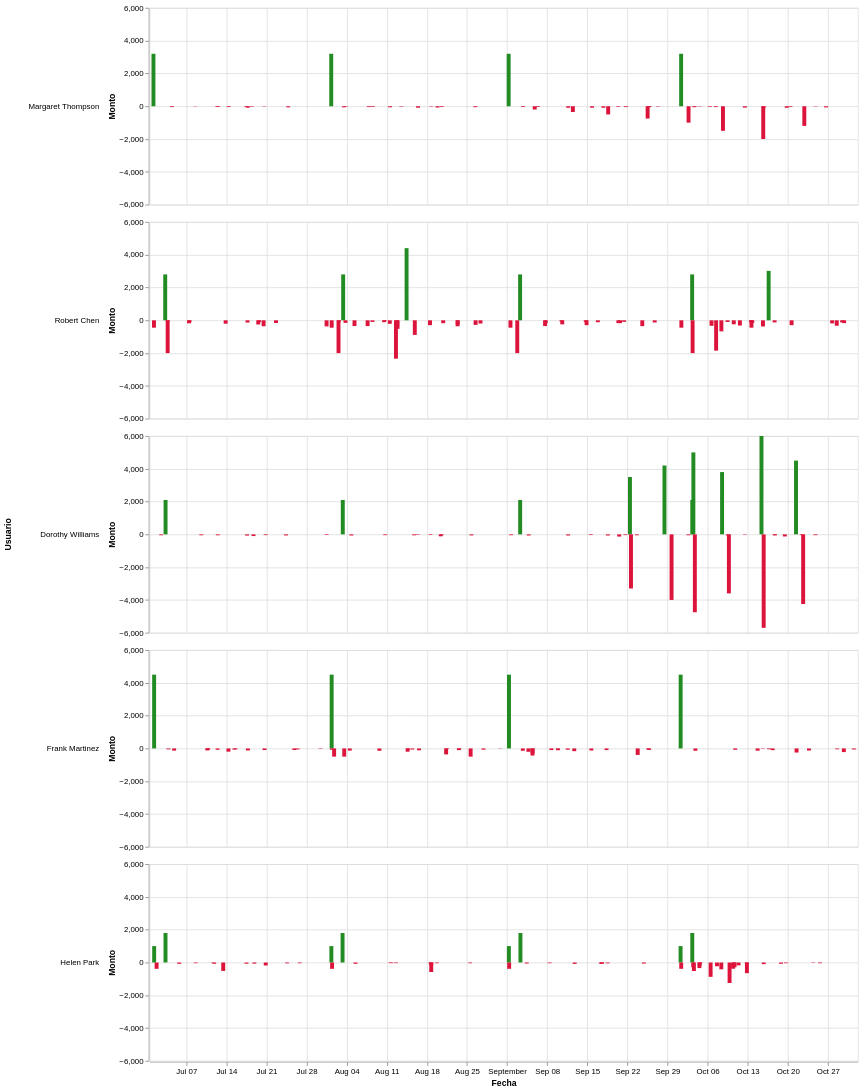

Here is the notebook cell this chart was saved with:
### Code cell
alt.Chart(df_mule).mark_bar().encode(
    x=alt.X("date:T", title="Fecha"),
    y=alt.Y("signed_amount:Q", title="Monto"),
    color=alt.condition(
        alt.datum.signed_amount > 0,
        alt.value("forestgreen"),
        alt.value("crimson")
    ),
    tooltip=[
        alt.Tooltip("name:N", title="Usuario"),
        "date:T",
        "amount:Q",
        "type:N",
        "category:N",
        "raw_description:N"
    ]
).properties(
    width=900,
    height=250
).facet(
    row=alt.Row(
        "name:N",
        title="Usuario",
        sort=df_user_profiles["name"].tolist(),
        header=alt.Header(labelAngle=0, labelAlign="left")
    )
)

### Figure 1 — Vega-Lite specification as saved in the notebook (floating-point values rounded to 4 significant figures; data arrays with more than 128 entries replaced by an {"elided": "..."} marker saying what was removed)
{"config": {"view": {"continuousWidth": 300, "continuousHeight": 300}}, "data": {"name": "data-73e63821b87d8c716c32514c0072d2e7"}, "facet": {"row": {"field": "name", "header": {"labelAlign": "left", "labelAngle": 0}, "sort": ["Margaret Thompson", "Robert Chen", "Dorothy Williams", "Frank Martinez", "Helen Park"], "title": "Usuario", "type": "nominal"}}, "spec": {"mark": {"type": "bar"}, "encoding": {"color": {"condition": {"test": "(datum.signed_amount > 0)", "value": "forestgreen"}, "value": "crimson"}, "tooltip": [{"field": "name", "title": "Usuario", "type": "nominal"}, {"field": "date", "type": "temporal"}, {"field": "amount", "type": "quantitative"}, {"field": "type", "type": "nominal"}, {"field": "category", "type": "nominal"}, {"field": "raw_description", "type": "nominal"}], "x": {"field": "date", "title": "Fecha", "type": "temporal"}, "y": {"field": "signed_amount", "title": "Monto", "type": "quantitative"}}, "height": 250, "width": 900}, "$schema": "https://vega.github.io/schema/vega-lite/v6.4.1.json", "datasets": {"data-73e63821b87d8c716c32514c0072d2e7": {"elided": "291 records"}}}
